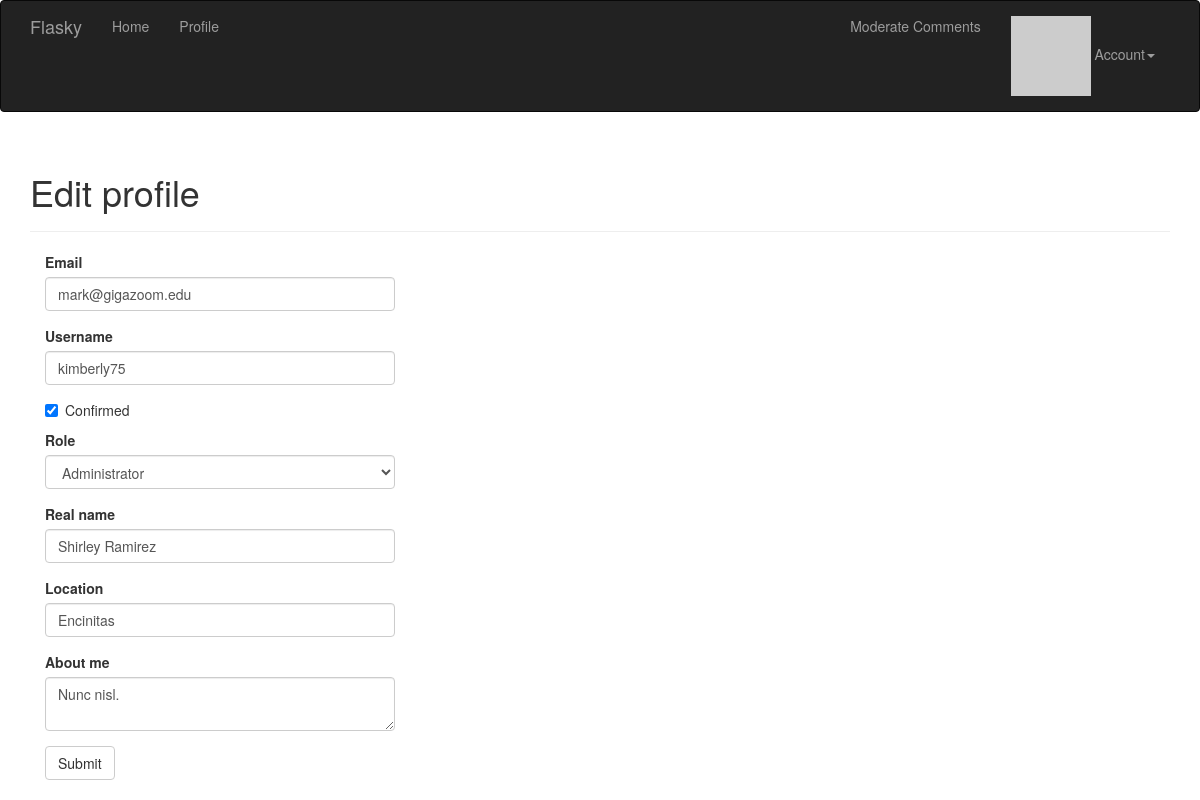
The page /edit-profile/2 (signed in) on the database its author committed.
### src/app/models.py (models this page shows, shortened)
class User(UserMixin, db.Model):
    __tablename__ = 'users'
    id = db.Column(db.Integer(), primary_key=True)
    email = db.Column(db.String(64), unique=True, index=True)
    username = db.Column(db.String(255), unique=True, index=True)
    role_id = db.Column(db.Integer, db.ForeignKey('roles.id'))
    posts = db.relationship('Post', backref='author', lazy='dynamic')
    comments = db.relationship('Comment', backref='author', lazy='dynamic')
    password_hash = db.Column(db.String(128))
    confirmed = db.Column(db.Boolean(), default=False)
    name = db.Column(db.String(64))
    location = db.Column(db.String(64))
    about_me = db.Column(db.Text())
    member_since = db.Column(db.DateTime(), default=datetime.utcnow)
    last_seen = db.Column(db.DateTime(), default=datetime.utcnow)
    avatar_hash = db.Column(db.String(32))
    followed = db.relationship('Follow',
                               foreign_keys=[Follow.follower_id],
                               backref=db.backref('follower', lazy='joined'),
                               lazy='dynamic',
                               cascade='all, delete-orphan')
    followers = db.relationship('Follow',
                               foreign_keys=[Follow.followed_id],
                               backref=db.backref('followed', lazy='joined'),
                               lazy='dynamic',
                               cascade='all, delete-orphan')
    @property
    def password(self):
        raise AttributeError('password is not a readable attribute')
    def can(self, permission):
        return self.role is not None and (self.role.permission & permission) == permission
    def ping(self):
        self.last_seen = datetime.utcnow()
        db.session.add(self)
    def gravatar(self, size=100, default='identicon', rating='g'):
        if request.is_secure:
            url = 'http://secure.gravatar.com/avatar'
        else:
            url = 'http://www.gravatar.com/avatar'
        hash = self.avatar_hash or self.gravatar_hash()
        return '{url}/{hash}?s={size}&d={default}&r={rating}'.format(
            url=url, hash=hash, size=size, default=default, rating=rating)

### src/app/main/views.py (the view, shortened to what this page needs)
@main.route('/edit-profile/<int:id>', methods=['GET', 'POST'])
@login_required
@permission_required(Permission.ADMINISTER)
def edit_profile_admin(id):
    user = User.query.get_or_404(id)
    form = EditProfileAdminForm(user)
    form.email.data = user.email
    form.username.data = user.username
    form.confirmed.data = user.confirmed
    form.role.data = user.role
    form.name.data = user.name
    form.location.data = user.location
    form.about_me.data = user.about_me
    return render_template('edit_profile.html', form=form, user=user)

### src/app/main/forms.py (shortened to what this page needs)
class EditProfileAdminForm(FlaskForm):
    email = StringField('Email', validators=[Required(),
                                             Length(1, 64),
                                             Email()])
    username = StringField('Username', validators=[Required(),
                                                   Length(1, 64),
                                                   Regexp('^[A-Za-z][A-Za-z0-9_.]*$', 0, 'Username must have only letters,'
                                                          'numbers, dots or underscores')])
    confirmed = BooleanField('Confirmed')
    role = SelectField('Role', coerce=int)
    name = StringField('Real name', validators=[Length(0, 64)])
    location = StringField('Location', validators=[Length(0, 64)])
    about_me = TextAreaField('About me')
    submit = SubmitField('Submit')
    def __init__(self, user, *args, **kwargs):
        super().__init__(*args, **kwargs)
        self.role.choices = [(role.id, role.name)
                             for role in Role.query.order_by(Role.name).all()]
        self.user = user

### src/app/auth/views.py (called while the page is built)
@auth.before_app_request
def before_request():
    print(request, ':', request.endpoint)
    if current_user.is_authenticated:
        current_user.ping()
        if not current_user.confirmed and request.endpoint[:5] != 'auth.':
            return redirect(url_for('auth.unconfirmed'))

### src/app/main/__init__.py (called while the page is built)
@main.app_context_processor
def inject_permissions():
    return dict(Permission=Permission)

### src/app/models.py (called while the page is built)
@login_manager.user_loader
def load_user(user_id):
    return User.query.get(int(user_id))

### src/app/templates/edit_profile.html (shortened to what this page needs)
<!DOCTYPE html>
{% extends 'base.html' %}
{% import 'bootstrap/wtf.html' as wtf %}
{% block page_content %}
<div class='page-header'>
    <h1>Edit profile</h1>
</div>
<div class='col-md-4'>
    {{ wtf.quick_form(form) }}
</div>
{% endblock %}

### rows shown on the page
User: email "mark@gigazoom.edu", username "kimberly75", confirmed "☑", role "Administrator", name "Shirley Ramirez", location "Encinitas", about_me "Nunc nisl."
